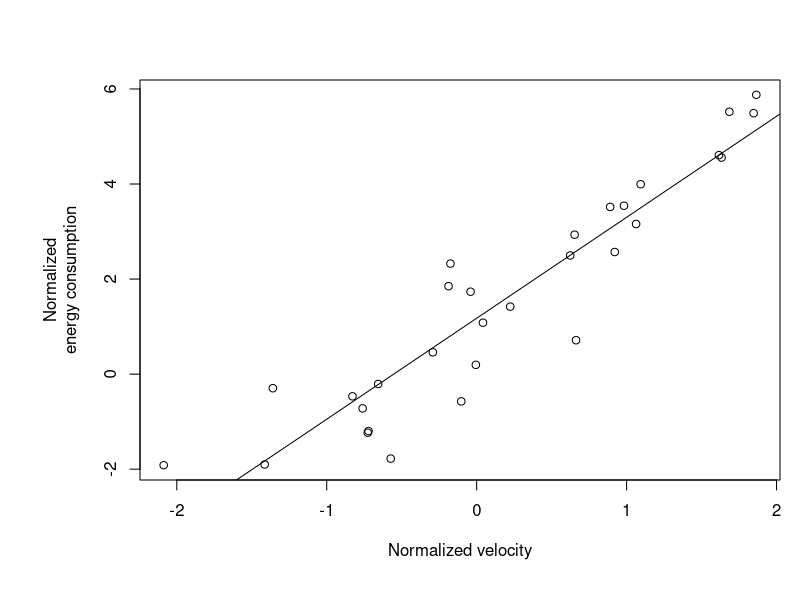

Here is the R script that generated this plot:
# analytical workflows : coding demo
#
# additional info about the code useful to 
# collaborators or future self:
#
# in this case, generate some data and do 
# linear regression and make a figure


# Clear workspace and close all graphics devices --------------------------

rm(list = ls())
graphics.off()



# Generate some data ------------------------------------------------------

n <- 30
m <- 2.2
b <- 1.1

x <- rnorm(n = n, mean = 0, sd = 1)     #indep. var
noise <- rnorm(n = n, mean = 0, sd = 1)   
y <- m * x + b + noise                  #dep. var

#plot(x, y)   #debug plot



# Do linear regression ----------------------------------------------------

fit <- glm(y ~ x)




# Plot the results --------------------------------------------------------

par(mar = c(6,7,4,1))

plot(x, y, 
     xlab = "Normalized velocity", 
     ylab = "Normalized\nenergy consumption")
     
abline(fit)


# create conflict ---------------------------------------------------------

conflict <- TRUE






